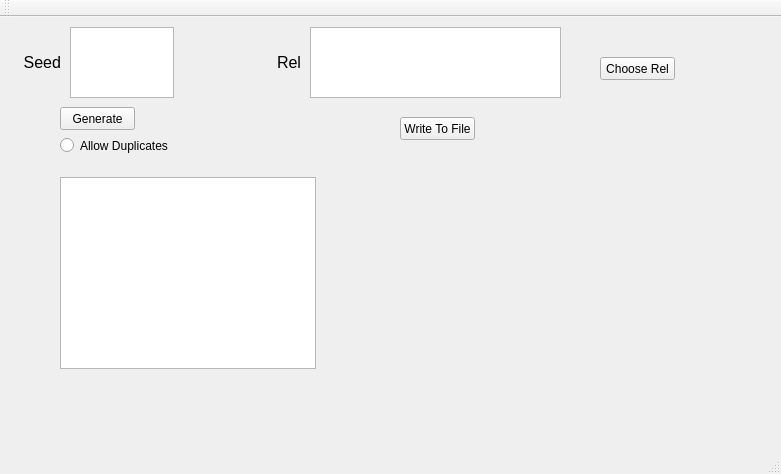
<?xml version="1.0" encoding="UTF-8"?>
<ui version="4.0">
 <class>MainWindow</class>
 <widget class="QMainWindow" name="MainWindow">
  <property name="geometry">
   <rect>
    <x>0</x>
    <y>0</y>
    <width>781</width>
    <height>474</height>
   </rect>
  </property>
  <property name="windowTitle">
   <string>MainWindow</string>
  </property>
  <widget class="QWidget" name="centralWidget">
   <widget class="QLabel" name="label">
    <property name="geometry">
     <rect>
      <x>10</x>
      <y>20</y>
      <width>51</width>
      <height>51</height>
     </rect>
    </property>
    <property name="font">
     <font>
      <pointsize>12</pointsize>
     </font>
    </property>
    <property name="text">
     <string>Seed</string>
    </property>
    <property name="alignment">
     <set>Qt::AlignRight|Qt::AlignTrailing|Qt::AlignVCenter</set>
    </property>
   </widget>
   <widget class="QTextEdit" name="seedTextEdit">
    <property name="geometry">
     <rect>
      <x>70</x>
      <y>10</y>
      <width>104</width>
      <height>71</height>
     </rect>
    </property>
    <property name="html">
     <string>&lt;!DOCTYPE HTML PUBLIC &quot;-//W3C//DTD HTML 4.0//EN&quot; &quot;http://www.w3.org/TR/REC-html40/strict.dtd&quot;&gt;
&lt;html&gt;&lt;head&gt;&lt;meta name=&quot;qrichtext&quot; content=&quot;1&quot; /&gt;&lt;style type=&quot;text/css&quot;&gt;
p, li { white-space: pre-wrap; }
&lt;/style&gt;&lt;/head&gt;&lt;body style=&quot; font-family:'MS Shell Dlg 2'; font-size:8.25pt; font-weight:400; font-style:normal;&quot;&gt;
&lt;p style=&quot;-qt-paragraph-type:empty; margin-top:0px; margin-bottom:0px; margin-left:0px; margin-right:0px; -qt-block-indent:0; text-indent:0px;&quot;&gt;&lt;br /&gt;&lt;/p&gt;&lt;/body&gt;&lt;/html&gt;</string>
    </property>
    <property name="acceptRichText">
     <bool>false</bool>
    </property>
   </widget>
   <widget class="QLabel" name="label_2">
    <property name="geometry">
     <rect>
      <x>250</x>
      <y>20</y>
      <width>51</width>
      <height>51</height>
     </rect>
    </property>
    <property name="font">
     <font>
      <pointsize>12</pointsize>
     </font>
    </property>
    <property name="text">
     <string>Rel</string>
    </property>
    <property name="alignment">
     <set>Qt::AlignRight|Qt::AlignTrailing|Qt::AlignVCenter</set>
    </property>
   </widget>
   <widget class="QTextEdit" name="filepathTextEdit">
    <property name="geometry">
     <rect>
      <x>310</x>
      <y>10</y>
      <width>251</width>
      <height>71</height>
     </rect>
    </property>
    <property name="acceptRichText">
     <bool>false</bool>
    </property>
   </widget>
   <widget class="QPushButton" name="chooseRelButton">
    <property name="geometry">
     <rect>
      <x>600</x>
      <y>40</y>
      <width>75</width>
      <height>23</height>
     </rect>
    </property>
    <property name="text">
     <string>Choose Rel</string>
    </property>
   </widget>
   <widget class="QPushButton" name="generateButton">
    <property name="geometry">
     <rect>
      <x>60</x>
      <y>90</y>
      <width>75</width>
      <height>23</height>
     </rect>
    </property>
    <property name="text">
     <string>Generate</string>
    </property>
   </widget>
   <widget class="QPushButton" name="writeButton">
    <property name="geometry">
     <rect>
      <x>400</x>
      <y>100</y>
      <width>75</width>
      <height>23</height>
     </rect>
    </property>
    <property name="text">
     <string>Write To File</string>
    </property>
   </widget>
   <widget class="QTableView" name="storyListTableView">
    <property name="geometry">
     <rect>
      <x>60</x>
      <y>160</y>
      <width>256</width>
      <height>192</height>
     </rect>
    </property>
   </widget>
   <widget class="QRadioButton" name="alloeDupesRadioButton">
    <property name="geometry">
     <rect>
      <x>60</x>
      <y>120</y>
      <width>111</width>
      <height>17</height>
     </rect>
    </property>
    <property name="text">
     <string>Allow Duplicates</string>
    </property>
   </widget>
  </widget>
  <widget class="QMenuBar" name="menuBar">
   <property name="geometry">
    <rect>
     <x>0</x>
     <y>0</y>
     <width>781</width>
     <height>21</height>
    </rect>
   </property>
  </widget>
  <widget class="QToolBar" name="mainToolBar">
   <attribute name="toolBarArea">
    <enum>TopToolBarArea</enum>
   </attribute>
   <attribute name="toolBarBreak">
    <bool>false</bool>
   </attribute>
  </widget>
  <widget class="QStatusBar" name="statusBar"/>
 </widget>
 <layoutdefault spacing="6" margin="11"/>
 <resources/>
 <connections/>
</ui>
